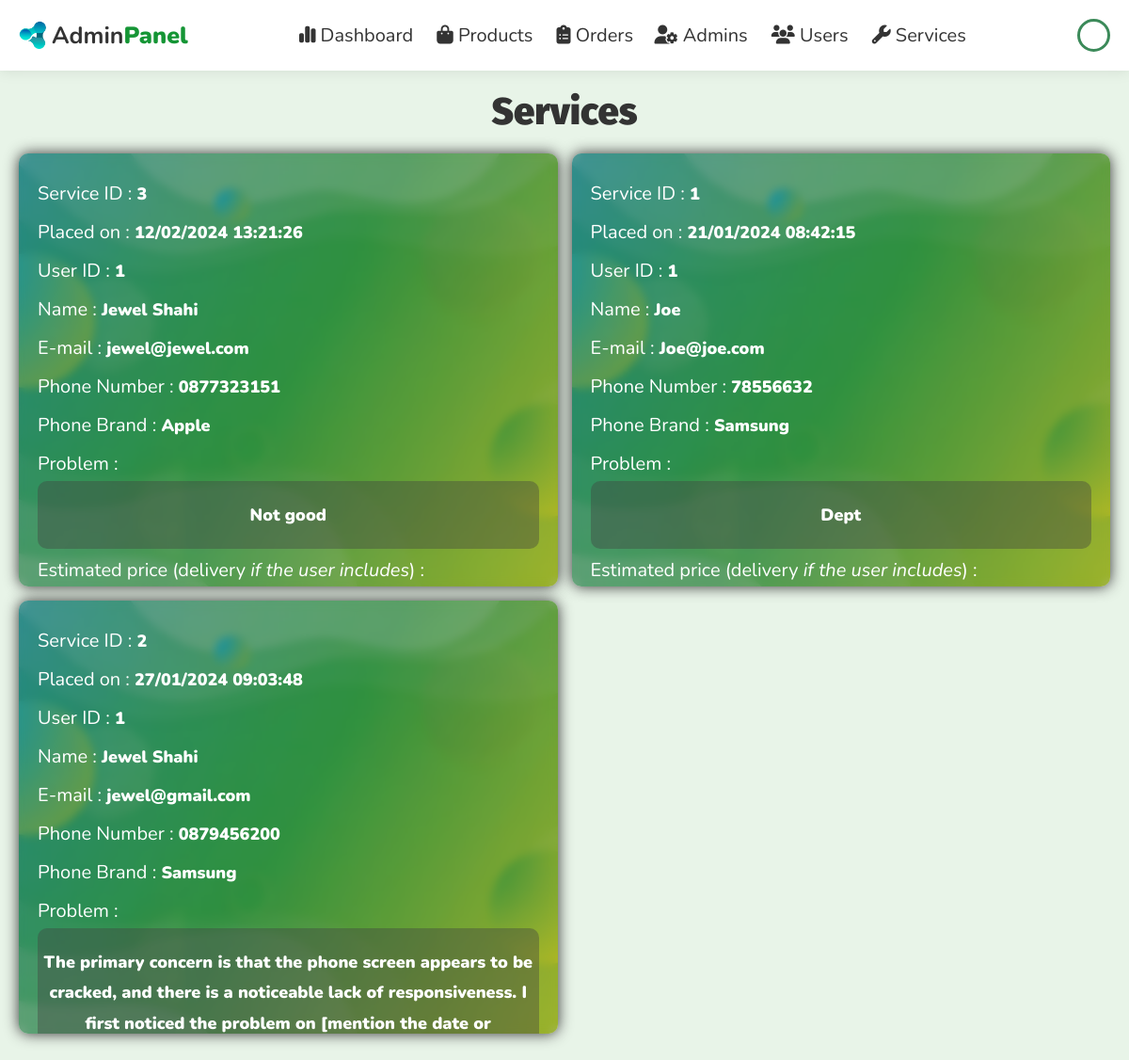
The app's page /admin/services.php (signed in) with its own data.
### tables this page shows
CREATE TABLE `users` (
  `id` int(100) NOT NULL,
  `name` varchar(100) NOT NULL,
  `email` varchar(100) NOT NULL,
  `password` varchar(50) NOT NULL,
  `isAdmin` tinyint(1) NOT NULL DEFAULT 0,
  `avatar` text NOT NULL DEFAULT 'default.png',
  `reg_date` date DEFAULT current_timestamp()
);

CREATE TABLE `services` (
  `id` int(11) NOT NULL,
  `user_id` int(11) NOT NULL,
  `placed_on` datetime NOT NULL DEFAULT current_timestamp(),
  `name` varchar(100) NOT NULL,
  `email` varchar(100) NOT NULL,
  `number` varchar(15) NOT NULL,
  `brand` varchar(50) NOT NULL DEFAULT 'N/A',
  `description` text NOT NULL,
  `is_resolved` int(1) NOT NULL DEFAULT 0,
  `payment_method` varchar(20) DEFAULT NULL,
  `payment_status` varchar(15) NOT NULL DEFAULT 'pending',
  `delivery` varchar(5) DEFAULT NULL,
  `price` decimal(8,2) NOT NULL DEFAULT 0.00,
  `address` text NOT NULL DEFAULT '-'
);

### admin/services.php (the view, shortened to what this page needs)
<?php
include '../components/connect.php';
if (isset($_SESSION['admin_id'])) {
  $admin_id = $_SESSION['admin_id'];
} else {
  $admin_id = '';
  header('Location: admin_login.php');
};
?>
<!DOCTYPE html>
<html lang="en">
<head>
  <link rel="stylesheet" href="https://cdnjs.cloudflare.com/ajax/libs/font-awesome/6.1.1/css/all.min.css">
  <link rel="stylesheet" href="../css/admin_style.css">
  <link rel="stylesheet" href="../css/global.css">
</head>
<body style="height: auto;">
  <?php include '../components/admin_header.php'; ?>
  <?php
  $select_admin_exists = $conn->prepare("SELECT id FROM `users` WHERE id = ? AND isAdmin = 1");
  $select_admin_exists->execute([$admin_id]);
  if ($select_admin_exists->rowCount() == 0) {
    header("Location: admin_login.php");
  } else {
  ?>
    <section class="services">
      <h1 class="heading">Services</h1>
      <div class="box-container">
        <?php
        $select_services = $conn->prepare("SELECT * FROM `services` ORDER BY `is_resolved` ASC, `placed_on` DESC");
        $select_services->execute();
        if ($select_services->rowCount() > 0) {
          while ($fetch_service = $select_services->fetch(PDO::FETCH_ASSOC)) {
        ?>
            <form action="" method="post" class="box">
              <div class="blur">
                <p> Service ID : <span><?= $fetch_service['id']; ?></span></p>
                <p> Placed on : <span><?= date('d/m/Y H:i:s', strtotime($fetch_service['placed_on'])); ?></span></p>
                <p> User ID : <span><?= $fetch_service['user_id']; ?></span></p>
                <p> Name : <span><?= $fetch_service['name']; ?></span></p>
                <p> E-mail : <span><?= $fetch_service['email']; ?></span></p>
                <p> Phone Number : <span><?= $fetch_service['number']; ?></span></p>
                <p> Phone Brand : <span><?= $fetch_service['brand']; ?></span></p>
                <p> Problem : <span class="long-text"><?= $fetch_service['description']; ?></span></p>
                <p> Estimated price (delivery <em>if the user includes</em>) : </p>
              </div>
            </form>
        <?php
          }
        } else {
          echo '<p class="empty">At present, no services are available</p>';
        }
        ?>
      </div>
    </section>
  <?php
  }
  ?>
</body>
</html>

### components/admin_header.php (shortened to what this page needs)
<header class="header">
  <section class="flex">
    <div class="logo">
      <img src="../images/influxify-logo.ico" alt="logo" style="width: 30px;">
      <a href="../admin/dashboard.php">Admin<span>Panel</span></a>
    </div>
    <nav class="navbar">
      <a href="../admin/dashboard.php">
        <i class="fa-solid fa-chart-simple"></i> Dashboard
      </a>
      <a href="../admin/products.php">
        <i class="fas fa-shopping-bag"></i> Products
      </a>
      <a href="../admin/placed_orders.php">
        <i class="fa-solid fa-clipboard-list"></i> Orders</a>
      <a href="../admin/admin_accounts.php">
        <i class="fas fa-user-cog"></i> Admins
      </a>
      <a href="../admin/users_accounts.php">
        <i class="fas fa-users"></i> Users
      </a>
      <a href="../admin/services.php">
        <i class="fa-solid fa-wrench"></i> Services
      </a>
    </nav>
    <div class="icons">
      <?php
      $admin_avatar = $conn->prepare("SELECT `avatar` FROM `users` WHERE id = ?");
      $admin_avatar->execute([$admin_id]);
      $avatar_result = $admin_avatar->fetchColumn();
      if ($admin_id && !empty($avatar_result)) {
        $user_image = $avatar_result;
      } else {
        $user_image = "default.png";
      }
      ?>
      <div id="admin-btn" style="border: 3px solid #3b8a59; margin: 0; display: inline-block; width: 35px; height: 35px; border-radius: 50%; background-image: url('../uploaded_img/user_avatar/<?= $user_image ?>'); background-size: cover; "></div>
    </div>
  </section>
</header>

### css/admin_style.css (style rules this page uses)
.services { background-color: var(--body); min-height: 100vh; }
.services .box-container { display: grid; grid-template-columns: repeat(auto-fit, minmax(300px, 1fr)); gap: 1.5rem; align-items: flex-start; }
@media screen and (max-width: 1200px) { .services .box-container { grid-template-columns: repeat(auto-fit, minmax(400px, 1fr)); } }
.services .box-container .box { display: flex; flex-direction: column; margin: auto 0; height: 100%; max-height: 460px; overflow-y: auto; background: url(../images/service-bg-admin.png) center/cover; border-radius: var(--border-radius); box-shadow: 0 0 15px var(--black); transition: 300ms ease; }
.services .box-container .box::before { content: ""; position: absolute; top: 0; left: 0; width: 100%; height: 100%; z-index: -1; }
.services .box-container .box .blur { width: 100%; padding: 2rem; backdrop-filter: blur(5px); }
.services .box-container .box .blur p { margin: 0.5rem 0; line-height: 1.8; font-size: 2rem; white-space: pre-line; color: #ffffff; }
.services .box-container .box .blur p span { color: #ffffff; font-size: large; }
.long-text { padding: 2rem 0.5rem; height: auto; display: block; max-height: 150px; overflow-x: auto; background: rgba(65, 65, 65, 0.4); text-align: center; border-radius: var(--border-radius); }

### css/global.css (style rules this page uses)
:root { --primary: #159535; --body: #e8f4e8; --light-green: #149a38; --black: #333; --cyan-blue: #0c85b9; --gray: #605c5c; --light: #eceef2; --light-blue: #4682b4; --purple: #6f42c1; --red: #ff4e4e; --white: #fff; --border-radius: 10px; --box-shadow: 0 0 1.5rem rgba(0, 0, 0, 0.1); }
* { border: none; box-sizing: border-box; font-family: "Nunito", sans-serif; margin: 0; outline: none; padding: 0; text-decoration: none; scroll-behavior: smooth; transition: 200ms !important; }
html { font-size: 62.5%; overflow-x: hidden; }
body { background-color: var(--light); height: 100vh; }
.heading { font-size: 4rem; font-family: "Fira Sans"; font-weight: 900; color: var(--black); margin-bottom: 2rem; text-align: center; }
section { padding: 2rem; min-width: 100%; margin: 0 auto; }
span { font-weight: 900; }
.header { position: sticky; top: 0; left: 0; right: 0; background-color: var(--white); box-shadow: var(--box-shadow); z-index: 1000; }
.header .flex { display: flex; flex-direction: row; flex-wrap: wrap; align-items: center; justify-content: space-between; position: relative; }
.header .flex .logo { display: flex; flex-direction: row; gap: 5px; align-items: center; font-size: 2.5rem; color: var(--black); user-select: none; }
.header .flex .logo a { color: var(--black); font-weight: 700; text-decoration: none !important; }
.header .flex .logo img { width: 30px; }
.header .flex .logo span { color: var(--primary); }
.header .flex .navbar a { margin: 0 1rem; font-size: 2rem; color: var(--black); text-decoration: none; padding: 1rem 0; height: 100%; position: relative; }
.header .flex .navbar a::after { content: ""; display: block; position: absolute; bottom: 0; left: 0; width: 0; height: 0.35rem; border-radius: var(--border-radius); background-color: var(--primary); transition: width 0.3s ease; }
.header .flex .icons { display: flex; flex-direction: row; justify-content: flex-end; align-items: center; font-size: 30px; border-radius: var(--border-radius); }
.header .flex .icons > * { width: 30px; height: 30px; margin-left: 1rem; cursor: pointer; color: var(--black); }

### records on screen
services: id "3", placed_on "12/02/2024 13:21:26", user "1", name "Jewel Shahi", email "jewel@jewel.com", number "0877323151", brand "Apple", description "Not good"
services: id "1", placed_on "21/01/2024 08:42:15", user "1", name "Joe", email "Joe@joe.com", number "78556632", brand "Samsung", description "Dept"
services: id "2", placed_on "27/01/2024 09:03:48", user "1", name "Jewel Shahi", email "jewel@gmail.com", number "0879456200", brand "Samsung", description "The primary concern is that the phone screen appears to be cracked, and there is a noticeable lack of responsiveness. I first noticed the problem on [mention the date or…"
